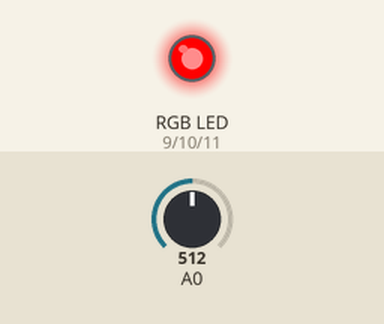
Simulated run of this sketch. Board: Arduino Uno, built with avr-gcc and run on an emulated ATmega328P. On the bench: an RGB LED mixed from three pins (HIGH = lit). The test bench sets the inputs (shaded band); at power-on: A0 = 512.

Above: at 1.2 s.
1.3 s: A0 set to 716
At 2.0 s:
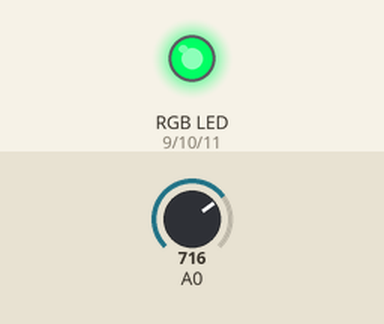
2.8 s: A0 set to 900
At 3.2 s:
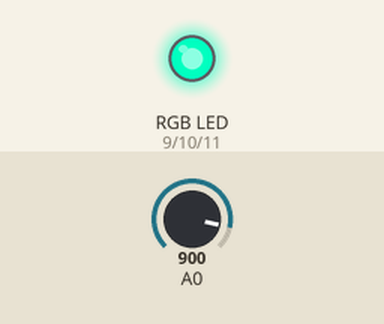
4.3 s: A0 set to 1023
At 5.5 s:
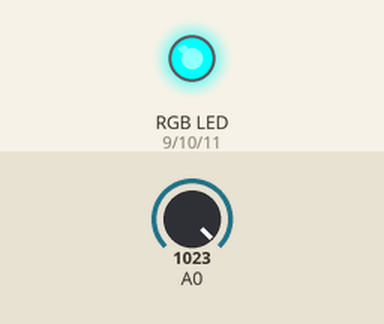
5.8 s: A0 set to 502
At 6.7 s:
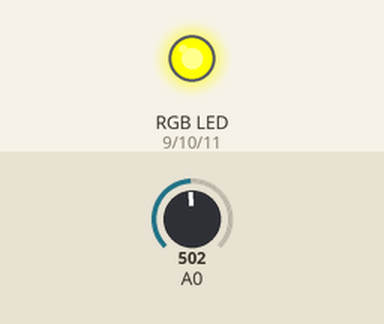
7.3 s: A0 set to 522
At 7.8 s:
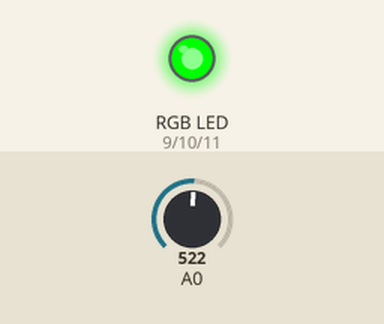
8.8 s: A0 set to 306
At 10.2 s:
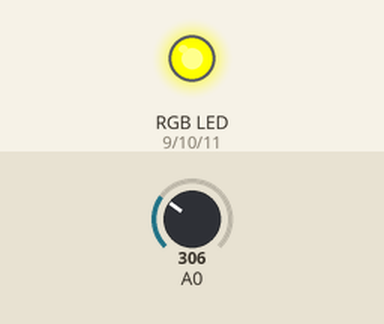
Timing chart, 0 to 11.3 s (numbered marks = the images above; inputs shaded):
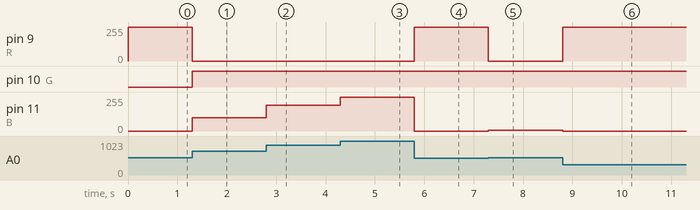

The sketch:

Ex._8_analog_input.ino
```cpp
int val;
float red, green, blue;
char R = 9;
char G = 10;
char B = 11;

void setup() {
  Serial.begin(2000000);
  pinMode(A0 , INPUT);
  pinMode(R, OUTPUT);
  pinMode(G, OUTPUT);
  pinMode(B, OUTPUT);

}

void loop() {

  val = analogRead(A0);

  float voltage= val * (5.0 / 1023.0); // this line is to calculate voltage output

  if(val > 512) {
    red = 0;
    blue = 0.4985 * val;
    green = 0.4985 * (512-val);
  } else {
    red = 0.4985 * (1023-val);
    blue = 0;
    green = 0.4985 * (val - 512);
  }

  analogWrite(R, red);
  analogWrite(G, green);
  analogWrite(B, blue);

}
```

Measured:
- after the input at 1.3 s, pin 9 (R): 254/255 → 0/255 at once; pin 10 (G): LOW → HIGH at once; pin 11 (B): 0/255 → 100/255 at once
- after the input at 2.8 s, pin 11 (B): 100/255 → 192/255 at once
- after the input at 4.3 s, pin 11 (B): 192/255 → 253/255 at once
- after the input at 5.8 s, pin 9 (R): 0/255 → 255/255 at once; pin 11 (B): 253/255 → 0/255 at once
- after the input at 7.3 s, pin 9 (R): 255/255 → 0/255 at once; pin 11 (B): 0/255 → 4/255 at once
- after the input at 8.8 s, pin 9 (R): 0/255 → 255/255 at once; pin 11 (B): 4/255 → 0/255 at once
